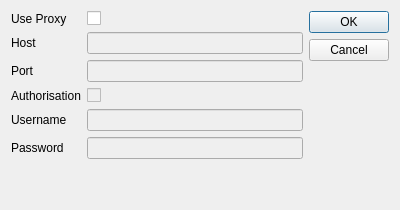
<?xml version="1.0" encoding="UTF-8"?>
<ui version="4.0">
 <class>ProxyDialog</class>
 <widget class="QDialog" name="ProxyDialog">
  <property name="geometry">
   <rect>
    <x>0</x>
    <y>0</y>
    <width>400</width>
    <height>210</height>
   </rect>
  </property>
  <property name="windowTitle">
   <string>Proxy Configuration</string>
  </property>
  <layout class="QHBoxLayout" name="horizontalLayout">
   <item>
    <layout class="QHBoxLayout" name="horizontalLayout_2">
     <item>
      <layout class="QFormLayout" name="formLayout">
       <item row="0" column="0">
        <widget class="QLabel" name="labelUseProxy">
         <property name="text">
          <string>Use Proxy</string>
         </property>
        </widget>
       </item>
       <item row="0" column="1">
        <widget class="QCheckBox" name="checkBoxUseProxy">
         <property name="text">
          <string/>
         </property>
         <property name="checked">
          <bool>false</bool>
         </property>
        </widget>
       </item>
       <item row="1" column="0">
        <widget class="QLabel" name="labelHost">
         <property name="text">
          <string>Host</string>
         </property>
        </widget>
       </item>
       <item row="1" column="1">
        <widget class="QLineEdit" name="lineEditHost">
         <property name="enabled">
          <bool>false</bool>
         </property>
        </widget>
       </item>
       <item row="2" column="0">
        <widget class="QLabel" name="labelPort">
         <property name="text">
          <string>Port</string>
         </property>
        </widget>
       </item>
       <item row="2" column="1">
        <widget class="QLineEdit" name="lineEditPort">
         <property name="enabled">
          <bool>false</bool>
         </property>
        </widget>
       </item>
       <item row="3" column="0">
        <widget class="QLabel" name="labelAuthorisation">
         <property name="text">
          <string>Authorisation</string>
         </property>
        </widget>
       </item>
       <item row="3" column="1">
        <widget class="QCheckBox" name="checkBoxAuthorisation">
         <property name="enabled">
          <bool>false</bool>
         </property>
         <property name="text">
          <string/>
         </property>
        </widget>
       </item>
       <item row="4" column="0">
        <widget class="QLabel" name="labelUsername">
         <property name="text">
          <string>Username</string>
         </property>
        </widget>
       </item>
       <item row="4" column="1">
        <widget class="QLineEdit" name="lineEditUsername">
         <property name="enabled">
          <bool>false</bool>
         </property>
        </widget>
       </item>
       <item row="5" column="0">
        <widget class="QLabel" name="labelPassword">
         <property name="text">
          <string>Password</string>
         </property>
        </widget>
       </item>
       <item row="5" column="1">
        <widget class="QLineEdit" name="lineEditPassword">
         <property name="enabled">
          <bool>false</bool>
         </property>
        </widget>
       </item>
      </layout>
     </item>
    </layout>
   </item>
   <item>
    <layout class="QHBoxLayout" name="horizontalLayout_3">
     <item>
      <widget class="QDialogButtonBox" name="buttonBox">
       <property name="orientation">
        <enum>Qt::Vertical</enum>
       </property>
       <property name="standardButtons">
        <set>QDialogButtonBox::Cancel|QDialogButtonBox::Ok</set>
       </property>
      </widget>
     </item>
    </layout>
   </item>
  </layout>
 </widget>
 <resources/>
 <connections/>
</ui>
